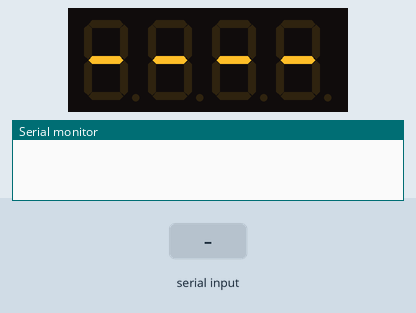
Recording of a sketch running on a simulated Arduino Mega 2560, built with avr-gcc and run on an emulated ATmega2560. On the bench: 4-digit seven-segment display, the last lines printed to the serial monitor. Inputs (shaded band) come from the test bench.

Above: at 1.2 s.
1.3 s: "1" received over the second serial link
At 3.2 s:
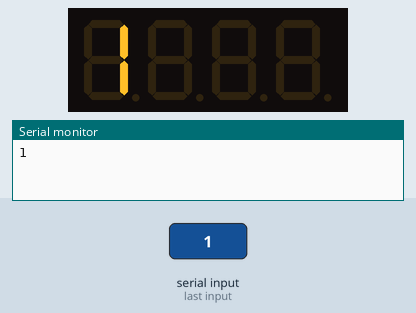
3.8 s: "0" received over the second serial link
At 5.1 s:
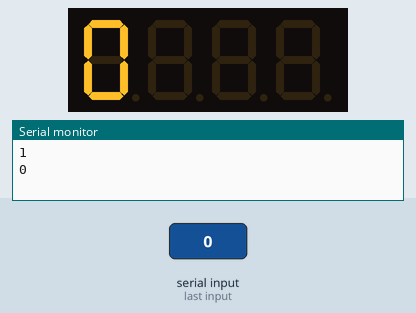
6.3 s: "2" received over the second serial link
At 8.2 s:
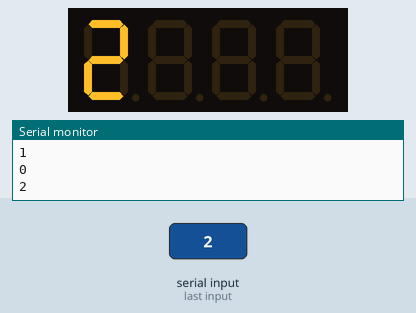
Timing chart, 0 to 9.7 s (numbered marks = the images above; inputs shaded):
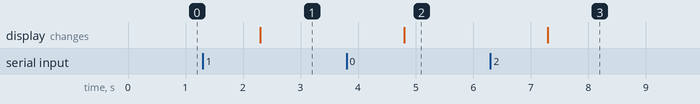

Measured:
- after the input at 1.3 s, the display: changes after 1.0 s (image 1)
- after the input at 3.8 s, the display: changes after 1.0 s (image 2)
- after the input at 6.3 s, the display: changes after 1.0 s (image 3)

The sketch:

bubble_control.ino.ino.ino
```cpp
#include "SevSeg.h"
SevSeg sevseg;
char charsToDisplay[5] = "----";

void setup() {

  Serial.begin(9600); // USB
  Serial1.begin(9600); // Data in from GPS controller

  byte numDigits = 4;
  byte digitPins[] = {8,5,11,13};
  byte segmentPins[] = {7,6,10,3,9,4,2};
  bool resistorsOnSegments = true; // 'false' means resistors are on digit pins
  byte hardwareConfig = COMMON_CATHODE; // See README.md for options
  bool updateWithDelays = false; // Default. Recommended
  bool leadingZeros = true; // Use 'true' if you'd like to keep the leading zeros

  sevseg.begin(hardwareConfig, numDigits, digitPins, segmentPins, resistorsOnSegments, updateWithDelays, leadingZeros);
  sevseg.setBrightness(100);

}

void loop() {

  if(Serial1.available() > 0) {
    String inString = Serial1.readString();
    Serial.println(inString);
    inString.toCharArray(charsToDisplay, 5);
  }

  sevseg.setChars( charsToDisplay );
  sevseg.refreshDisplay(); // Must run repeatedly

}
```
